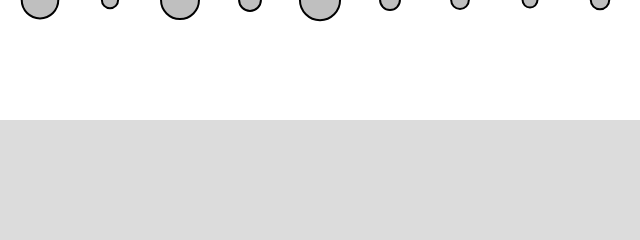
Frame 1 (no input)
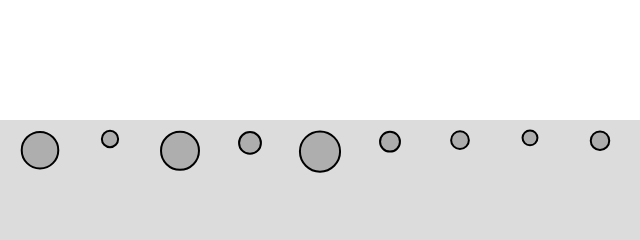
Frame 60 (no input)
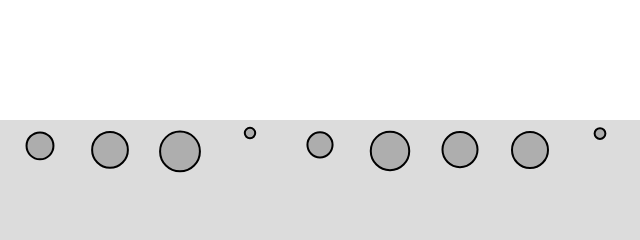
Frame 120 (the mouse pressed at the canvas centre since frame 60)

The p5.js sketch that drew these frames (run headless with seeded random() and noise() and a simulated clock; from frame 60 on, the mouse is pressed at the canvas centre):

// p5.js sketch
// ── sketch.js
let movers = [];

let liquid;

function setup() {
  createCanvas(640, 240);
  reset();
  // create liquid object with small coefficient
  liquid = new Liquid(0, height / 2, width, height / 2, 0.1);
}

function draw() {
  background(255);

  liquid.show();

  for (let i = 0; i < movers.length; i++) {
    // check if the Mover in the liquid?
    if (liquid.contains(movers[i])) {
      let dragForce = liquid.calculateDrag(movers[i]);
      movers[i].applyForce(dragForce);
    }

    // scale gravity by mass
    let gravity = createVector(0, 0.1 * movers[i].mass);
    movers[i].applyForce(gravity);

    movers[i].update();
    movers[i].show();
    movers[i].checkEdges();
  }
}

function mousePressed() {
  reset();
}

function reset() {
  for (let i = 0; i < 9; i++) {
    movers[i] = new Mover(40 + i * 70, 0, random(0.5, 3));
  }
}

// ── liquid.js
class Liquid {
  constructor(x, y, w, h, c) {
    this.x = x;
    this.y = y;
    this.w = w;
    this.h = h;
    this.c = c;
  }

  // check mover if in the liquid
  contains(mover) {
    let pos = mover.pos;
    return pos.x > this.x && pos.x < this.x + this.w && pos.y > this.y && pos.y < this.y + this.h;
  }

  calculateDrag(mover) {
    // magnitude of drag is coefficient * speed squared
    let speed = mover.vel.mag();
    let dragMagnitude = this.c * speed * speed;

    // direction is inverse of velocity
    let dragForce = mover.vel.copy();
    dragForce.mult(-1);

    // scale according to magnitude
    dragForce.setMag(dragMagnitude);
    return dragForce;
  }

  show() {
    noStroke();
    fill(220);
    rect(this.x, this.y, this.w, this.h);
  }
}

// ── mover.js
class Mover {
  constructor(x, y, mass) {
    this.mass = mass;
    this.rad = mass * 8;
    this.pos = createVector(x, y);
    this.vel = createVector(0, 0);
    this.acc = createVector(0, 0);
  }
  // f = m*a
  applyForce(force) {
    let f = p5.Vector.div(force, this.mass);
    this.acc.add(f);
  }

  update() {
    this.vel.add(this.acc);
    this.pos.add(this.vel);
    // clear acceleration each frame
    this.acc.mult(0);
  }

  show() {
    stroke(0);
    strokeWeight(2);
    fill(127, 127);
    circle(this.pos.x, this.pos.y, this.rad * 2);
  }

  // bottom adjustments
  checkEdges() {
    if (this.pos.y > height - this.rad) {
      this.vel.y *= -0.9;
      this.pos.y = height - this.rad;
    }
  }
}
